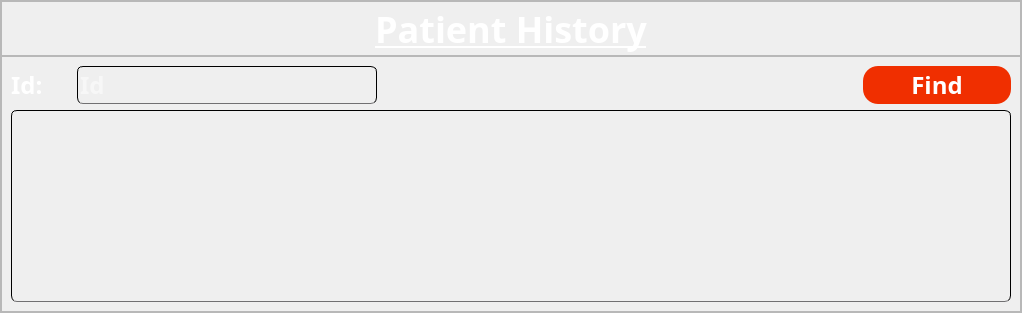
         <widget class="QWidget" name="Patient_history_page">
          <property name="styleSheet">
           <string notr="true">
*{
	font-family:century gothic;
	font-size:24px;
	color: white;
	font-weight: bold;
}


QLineEdit{
	
	background:transparent;
	border:1px solid;
	color:white;
	border-bottom:1px solid #717072;
	border-radius:6px;
}</string>
          </property>
          <layout class="QVBoxLayout" name="verticalLayout_13">
           <property name="spacing">
            <number>0</number>
           </property>
           <property name="leftMargin">
            <number>0</number>
           </property>
           <property name="topMargin">
            <number>0</number>
           </property>
           <property name="rightMargin">
            <number>0</number>
           </property>
           <property name="bottomMargin">
            <number>0</number>
           </property>
           <item>
            <widget class="QFrame" name="frame_patient_history">
             <property name="styleSheet">
              <string notr="true">
*{
	font-family:century gothic;
	font-size:24px;
	color: white;
	font-weight: bold;
}


QTextEdit{
	
	background:transparent;
	border:1px solid;
	color:white;
	border-bottom:1px solid #717072;
	border-radius:6px;
}</string>
             </property>
             <property name="frameShape">
              <enum>QFrame::StyledPanel</enum>
             </property>
             <property name="frameShadow">
              <enum>QFrame::Raised</enum>
             </property>
             <layout class="QVBoxLayout" name="verticalLayout_16">
              <property name="spacing">
               <number>0</number>
              </property>
              <property name="leftMargin">
               <number>0</number>
              </property>
              <property name="topMargin">
               <number>0</number>
              </property>
              <property name="rightMargin">
               <number>0</number>
              </property>
              <property name="bottomMargin">
               <number>0</number>
              </property>
              <item>
               <widget class="QFrame" name="frame_title_4">
                <property name="minimumSize">
                 <size>
                  <width>0</width>
                  <height>55</height>
                 </size>
                </property>
                <property name="maximumSize">
                 <size>
                  <width>16777215</width>
                  <height>55</height>
                 </size>
                </property>
                <property name="frameShape">
                 <enum>QFrame::StyledPanel</enum>
                </property>
                <property name="frameShadow">
                 <enum>QFrame::Raised</enum>
                </property>
                <layout class="QHBoxLayout" name="horizontalLayout_11">
                 <property name="spacing">
                  <number>0</number>
                 </property>
                 <property name="leftMargin">
                  <number>0</number>
                 </property>
                 <property name="topMargin">
                  <number>0</number>
                 </property>
                 <property name="rightMargin">
                  <number>0</number>
                 </property>
                 <property name="bottomMargin">
                  <number>0</number>
                 </property>
                 <item>
                  <widget class="QLabel" name="label_title_4">
                   <property name="font">
                    <font>
                     <family>century gothic</family>
                     <weight>75</weight>
                     <bold>true</bold>
                     <underline>true</underline>
                    </font>
                   </property>
                   <property name="styleSheet">
                    <string notr="true">text-decoration:underline;
font-size:36px;

</string>
                   </property>
                   <property name="text">
                    <string>Patient History</string>
                   </property>
                   <property name="alignment">
                    <set>Qt::AlignCenter</set>
                   </property>
                  </widget>
                 </item>
                </layout>
               </widget>
              </item>
              <item>
               <widget class="QFrame" name="frame_prognosis_content_2">
                <property name="frameShape">
                 <enum>QFrame::StyledPanel</enum>
                </property>
                <property name="frameShadow">
                 <enum>QFrame::Raised</enum>
                </property>
                <layout class="QGridLayout" name="gridLayout_3">
                 <item row="0" column="0">
                  <widget class="QLabel" name="label_Id_search">
                   <property name="maximumSize">
                    <size>
                     <width>60</width>
                     <height>30</height>
                    </size>
                   </property>
                   <property name="text">
                    <string>Id:</string>
                   </property>
                  </widget>
                 </item>
                 <item row="0" column="3">
                  <widget class="QPushButton" name="btn_find">
                   <property name="sizePolicy">
                    <sizepolicy hsizetype="Expanding" vsizetype="Expanding">
                     <horstretch>0</horstretch>
                     <verstretch>0</verstretch>
                    </sizepolicy>
                   </property>
                   <property name="maximumSize">
                    <size>
                     <width>148</width>
                     <height>48</height>
                    </size>
                   </property>
                   <property name="styleSheet">
                    <string notr="true">*{
	background-color: rgb(240, 47, 0);
	border-radius:15px;
}
:hover{
	color:white;
	background:#B02300;
}

:pressed{
	background:#701600;
}</string>
                   </property>
                   <property name="text">
                    <string>Find</string>
                   </property>
                  </widget>
                 </item>
                 <item row="1" column="0" colspan="4" alignment="Qt::AlignHCenter">
                  <widget class="QTextEdit" name="textEdit_prognosis_2">
                   <property name="minimumSize">
                    <size>
                     <width>1000</width>
                     <height>0</height>
                    </size>
                   </property>
                   <property name="maximumSize">
                    <size>
                     <width>0</width>
                     <height>1000</height>
                    </size>
                   </property>
                   <property name="styleSheet">
                    <string notr="true">
*{
	font-family:century gothic;
	font-size:16px;
	color: white;
	font-weight: bold;
}</string>
                   </property>
                   <property name="readOnly">
                    <bool>true</bool>
                   </property>
                  </widget>
                 </item>
                 <item row="0" column="1">
                  <widget class="QLineEdit" name="lineEdit_Id_2">
                   <property name="sizePolicy">
                    <sizepolicy hsizetype="Fixed" vsizetype="Fixed">
                     <horstretch>0</horstretch>
                     <verstretch>0</verstretch>
                    </sizepolicy>
                   </property>
                   <property name="minimumSize">
                    <size>
                     <width>300</width>
                     <height>0</height>
                    </size>
                   </property>
                   <property name="maximumSize">
                    <size>
                     <width>50</width>
                     <height>16777215</height>
                    </size>
                   </property>
                   <property name="inputMask">
                    <string/>
                   </property>
                   <property name="text">
                    <string/>
                   </property>
                   <property name="maxLength">
                    <number>9</number>
                   </property>
                   <property name="readOnly">
                    <bool>false</bool>
                   </property>
                   <property name="placeholderText">
                    <string>Id</string>
                   </property>
                  </widget>
                 </item>
                </layout>
               </widget>
              </item>
             </layout>
            </widget>
           </item>
          </layout>
         </widget>
